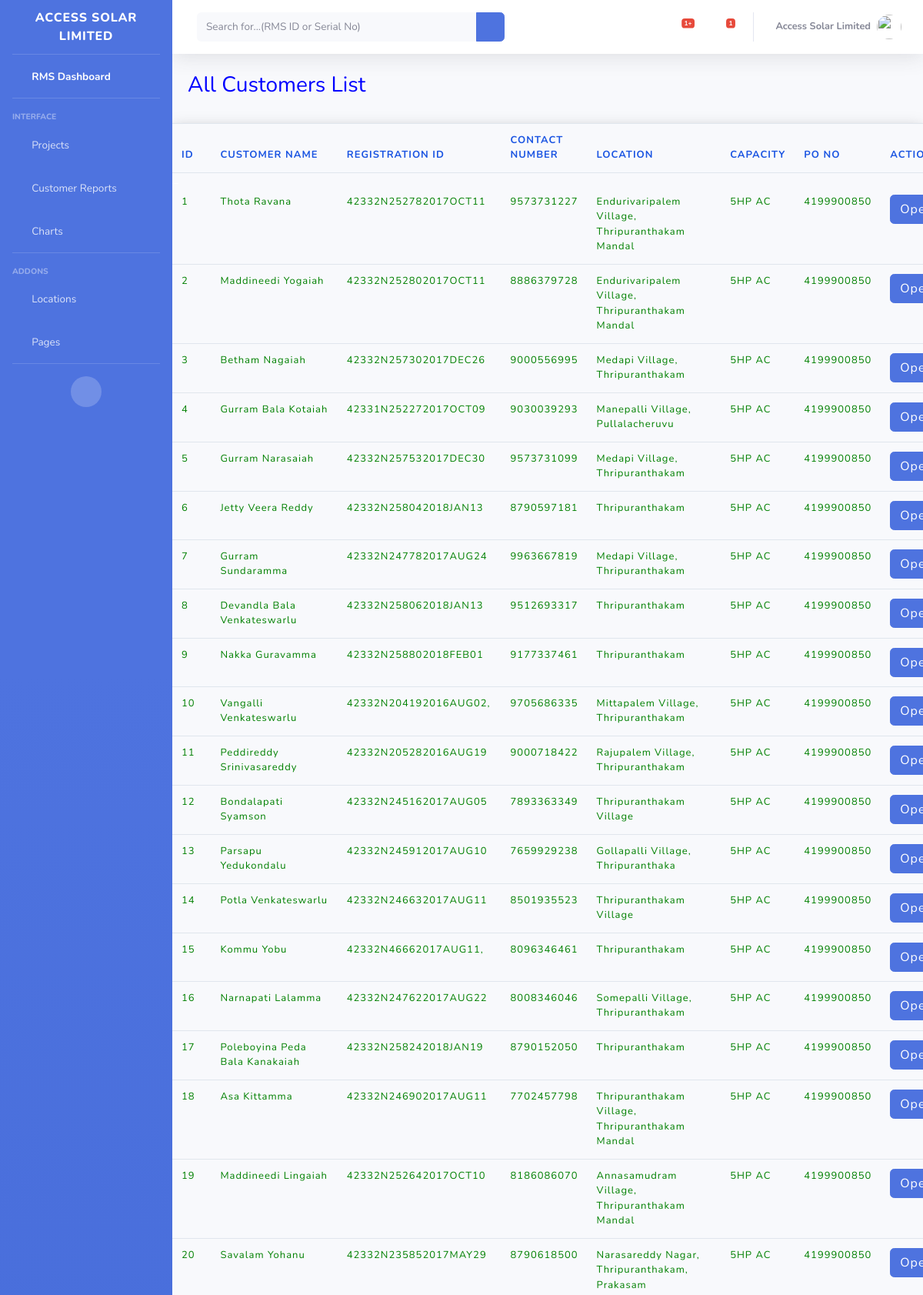
/reports/ (signed in, upper part), run on the app's committed database.
### rms/models.py (models this page shows, shortened)
class SiteDetails(models.Model):
	capchoise = [('5HP AC', '5HP AC'), ('3HP AC', '3HP AC'), ('7.5HP AC', '7.5HP AC'), ('10HP AC', '10HP AC'), ('5HP DC', '5HP DC'), ('3HP DC', '3HP DC'), ('7.5HP DC', '7.5HP DC'), ('10HP DC', '10HP DC')]
	"""docstring for ClassName"""
	rmsId = models.CharField(max_length=40,null=True,blank=True, help_text='Serial No-1, 2 etc or RMS ID')
	regID = models.CharField(max_length=40,null=True,blank=True, help_text='If any registration ID is there then fill')
	custName = models.CharField(max_length=40,null=True,blank=True, help_text='Customer Name')
	custMob = models.IntegerField(null=True,blank=True, help_text='Customer Contact Number')
	location = models.CharField(max_length=100,null=True,blank=True, help_text='Village, Mandal')
	capacity = models.CharField(max_length=10,null=True,blank=True, choices=capchoise, help_text='5HP AC or 3HP AC or other')
	poNo = models.CharField(max_length=100,null=True,blank=True)
	cmcY = models.CharField(max_length=100,null=True,blank=True, help_text='Year of CMC')

### rms/views.py (the view)
# urls.py: path('reports/', views.genreports, name='genrep'),
@login_required
def genreports(request):
	table_data = SiteDetails.objects.all()
	return render(request, 'reports.html', {'table_data': table_data})

### templates/reports.html (shortened to what this page needs)
{% extends 'base.html' %}
{% load static %}
{% block content %}
    <link href="{% static 'bootstrap/css/bootstrap.min.css" rel="stylesheet" type="text/css' %}" />
    <link href="{% static 'assets/css/plugins.css" rel="stylesheet" type="text/css' %}" />
    <link rel="stylesheet" type="text/css" href="{% static 'plugins/table/datatable/datatables.css' %}">
    <link rel="stylesheet" type="text/css" href="{% static 'plugins/table/datatable/custom_dt_html5.css' %}">
    <link rel="stylesheet" type="text/css" href="{% static 'plugins/table/datatable/dt-global_style.css' %}">
        <div id="content" class="main-content">
            <div class="layout-px-spacing">
                <div class="page-header">
                    <div class="page-title" style="margin-left:20px">
                        <h3 style="color:blue">All Customers List</h3>
                    </div>
                </div>
                <div class="row" id="cancel-row">
                    <div class="col-xl-12 col-lg-12 col-sm-12  layout-spacing">
                        <div class="widget-content widget-content-area br-6">
                            <div class="table-responsive mb-4 mt-4">
                                <table id="html5-extension" class="table table-bordered " style="width:100%; font-weight:normal;">
                                    <thead>
                                        <tr>
                                            <th>ID</th>
                                            <th>Customer Name</th>
                                            <th>Registration ID</th>
                                            <th>Contact Number</th>
                                            <th>Location</th>
                                            <th>Capacity</th>
                                            <th>PO No</th>
                                            <th>Action</th>
                                        </tr>
                                    </thead>
                                    <tbody>
                                      {% for x in table_data %}
                                            <tr>
                                              <td style="color: green">{{x.rmsId}}</td>
                                              <td style="color: green">{{x.custName}}</td>
                                              <td style="color: green">{{x.regID}}</td>
                                              <td style="color: green">{{x.custMob}}</td>
                                              <td style="color: green">{{x.location}}</td>
                                              <td style="color: green">{{x.capacity}}</td>
                                              <td style="color: green">{{x.poNo}}</td>
                                              <td><a href="{% url 'idwise' x.rmsId %}" class="btn btn-primary">Open</a></td>
                                            </tr>
                                      {% endfor %}
                                    </tbody>
                                </table>
                            </div>
                        </div>
                    </div>
                </div>
            </div>
        </div>
{% endblock content %}

### templates/base.html (shortened to what this page needs)
<!DOCTYPE html>
{% load static %}
<html lang="en">
<head>
  <link href="{% static 'vendor/fontawesome-free/css/all.min.css' %}" rel="stylesheet" type="text/css">
  <link href="{% static 'css/sb-admin-2.min.css' %}" rel="stylesheet">
</head>
<body id="page-top">
  <div id="wrapper">
    <ul class="navbar-nav bg-gradient-primary sidebar sidebar-dark accordion" id="accordionSidebar">
      <a class="sidebar-brand d-flex align-items-center justify-content-left" href="{% url 'home' %}">
        <div class="sidebar-brand-text mx-3">Access Solar Limited</div>
      </a>
      <hr class="sidebar-divider my-0">
      <li class="nav-item active">
        <a class="nav-link" href="{% url 'home' %}">
          <i class="fas fa-fw fa-tachometer-alt"></i>
          <span>RMS Dashboard</span></a>
      </li>
      <hr class="sidebar-divider">
      <div class="sidebar-heading">
        Interface
      </div>
      <li class="nav-item">
        <a class="nav-link collapsed" href="#" data-toggle="collapse" data-target="#collapseTwo" aria-expanded="true" aria-controls="collapseTwo">
          <i class="fas fa-fw fa-cog"></i>
          <span>Projects</span>
        </a>
      </li>
      <li class="nav-item">
        <a class="nav-link collapsed" href="#" data-toggle="collapse" data-target="#collapseNew" aria-expanded="true" aria-controls="collapseNew">
          <i class="fas fa-fw fa-table"></i>
          <span>Customer Reports</span>
        </a>
      </li>
      <li class="nav-item">
        <a class="nav-link" href="#">
          <i class="fas fa-fw fa-chart-area"></i>
          <span>Charts</span></a>
      </li>
      <hr class="sidebar-divider">
      <div class="sidebar-heading">
        Addons
      </div>
      <li class="nav-item">
        <a class="nav-link collapsed" href="#" data-toggle="collapse" data-target="#collapseUtilities" aria-expanded="true" aria-controls="collapseUtilities">
          <i class="fas fa-fw fa-wrench"></i>
          <span>Locations</span>
        </a>
      </li>
      <li class="nav-item">
        <a class="nav-link collapsed" href="#" data-toggle="collapse" data-target="#collapsePages" aria-expanded="true" aria-controls="collapsePages">
          <i class="fas fa-fw fa-folder"></i>
          <span>Pages</span>
        </a>
      </li>
      <hr class="sidebar-divider d-none d-md-block">
      <div class="text-center d-none d-md-inline">
        <button class="rounded-circle border-0" id="sidebarToggle"></button>
      </div>
    </ul>
    <div id="content-wrapper" class="d-flex flex-column">
      <div id="content">
        <nav class="navbar navbar-expand navbar-light bg-white topbar mb-4 static-top shadow">
          <form action="{% url 'dailydata1' %}" class="d-none d-sm-inline-block form-inline mr-auto ml-md-3 my-2 my-md-0 mw-100 navbar-search" method="POST">
            <div class="input-group">
              <input type="search" class="form-control bg-light border-0 small" placeholder="Search for...(RMS ID or Serial No)" aria-label="Search" aria-describedby="basic-addon2" name='idno'>
              <div class="input-group-append">
                <button class="btn btn-primary" type="submit">
                  <i class="fas fa-search fa-sm"></i>
                </button>
              </div>
            </div>
          </form>
          <ul class="navbar-nav ml-auto">
            <li class="nav-item dropdown no-arrow mx-1">
              <a class="nav-link dropdown-toggle" href="#" id="alertsDropdown" role="button" data-toggle="dropdown" aria-haspopup="true" aria-expanded="false">
                <i class="fas fa-bell fa-fw"></i>
                <span class="badge badge-danger badge-counter">1+</span>
              </a>
            </li>
            <li class="nav-item dropdown no-arrow mx-1">
              <a class="nav-link dropdown-toggle" href="#" id="messagesDropdown" role="button" data-toggle="dropdown" aria-haspopup="true" aria-expanded="false">
                <i class="fas fa-envelope fa-fw"></i>
                <span class="badge badge-danger badge-counter">1</span>
              </a>
            </li>
            <li class="nav-item dropdown no-arrow">
              <a class="nav-link dropdown-toggle" href="#" id="userDropdown" role="button" data-toggle="dropdown" aria-haspopup="true" aria-expanded="false">
                <span class="mr-2 d-none d-lg-inline text-gray-600 small"><b>Access Solar Limited<b></span>
                <img class="img-profile rounded-circle" src="{% static 'img/pump.png' %}" >
              </a>
            </li>
          </ul>
        </nav>
        {% block content %}
         {% endblock content %}
  </div>
</body>
</html>

### data on the page
SiteDetails: rmsId "1", custName "Thota Ravana", regID "42332N252782017OCT11", custMob "9573731227", location "Endurivaripalem Village, Thripuranthakam Mandal", capacity "5HP AC", poNo "4199900850"
SiteDetails: rmsId "2", custName "Maddineedi Yogaiah", regID "42332N252802017OCT11", custMob "8886379728", location "Endurivaripalem Village, Thripuranthakam Mandal", capacity "5HP AC", poNo "4199900850"
SiteDetails: rmsId "3", custName "Betham Nagaiah", regID "42332N257302017DEC26", custMob "9000556995", location "Medapi Village, Thripuranthakam", capacity "5HP AC", poNo "4199900850"
SiteDetails: rmsId "4", custName "Gurram Bala Kotaiah", regID "42331N252272017OCT09", custMob "9030039293", location "Manepalli Village, Pullalacheruvu", capacity "5HP AC", poNo "4199900850"
SiteDetails: rmsId "5", custName "Gurram Narasaiah", regID "42332N257532017DEC30", custMob "9573731099", location "Medapi Village, Thripuranthakam", capacity "5HP AC", poNo "4199900850"
SiteDetails: rmsId "6", custName "Jetty Veera Reddy", regID "42332N258042018JAN13", custMob "8790597181", location "Thripuranthakam", capacity "5HP AC", poNo "4199900850"
SiteDetails: rmsId "7", custName "Gurram Sundaramma", regID "42332N247782017AUG24", custMob "9963667819", location "Medapi Village, Thripuranthakam", capacity "5HP AC", poNo "4199900850"
SiteDetails: rmsId "8", custName "Devandla Bala Venkateswarlu", regID "42332N258062018JAN13", custMob "9512693317", location "Thripuranthakam", capacity "5HP AC", poNo "4199900850"
SiteDetails: rmsId "9", custName "Nakka Guravamma", regID "42332N258802018FEB01", custMob "9177337461", location "Thripuranthakam", capacity "5HP AC", poNo "4199900850"
SiteDetails: rmsId "10", custName "Vangalli Venkateswarlu", regID "42332N204192016AUG02,", custMob "9705686335", location "Mittapalem Village, Thripuranthakam", capacity "5HP AC", poNo "4199900850"
SiteDetails: rmsId "11", custName "Peddireddy Srinivasareddy", regID "42332N205282016AUG19", custMob "9000718422", location "Rajupalem Village, Thripuranthakam", capacity "5HP AC", poNo "4199900850"
SiteDetails: rmsId "12", custName "Bondalapati Syamson", regID "42332N245162017AUG05", custMob "7893363349", location "Thripuranthakam Village", capacity "5HP AC", poNo "4199900850"
SiteDetails: rmsId "13", custName "Parsapu Yedukondalu", regID "42332N245912017AUG10", custMob "7659929238", location "Gollapalli Village, Thripuranthaka", capacity "5HP AC", poNo "4199900850"
SiteDetails: rmsId "14", custName "Potla Venkateswarlu", regID "42332N246632017AUG11", custMob "8501935523", location "Thripuranthakam Village", capacity "5HP AC", poNo "4199900850"
SiteDetails: rmsId "15", custName "Kommu Yobu", regID "42332N46662017AUG11,", custMob "8096346461", location "Thripuranthakam", capacity "5HP AC", poNo "4199900850"
SiteDetails: rmsId "16", custName "Narnapati Lalamma", regID "42332N247622017AUG22", custMob "8008346046", location "Somepalli Village, Thripuranthakam", capacity "5HP AC", poNo "4199900850"
SiteDetails: rmsId "17", custName "Poleboyina Peda Bala Kanakaiah", regID "42332N258242018JAN19", custMob "8790152050", location "Thripuranthakam", capacity "5HP AC", poNo "4199900850"
SiteDetails: rmsId "18", custName "Asa Kittamma", regID "42332N246902017AUG11", custMob "7702457798", location "Thripuranthakam Village, Thripuranthakam Mandal", capacity "5HP AC", poNo "4199900850"
SiteDetails: rmsId "19", custName "Maddineedi Lingaiah", regID "42332N252642017OCT10", custMob "8186086070", location "Annasamudram Village, Thripuranthakam Mandal", capacity "5HP AC", poNo "4199900850"
SiteDetails: rmsId "20", custName "Savalam Yohanu", regID "42332N235852017MAY29", custMob "8790618500", location "Narasareddy Nagar, Thripuranthakam, Prakasam", capacity "5HP AC", poNo "4199900850"
